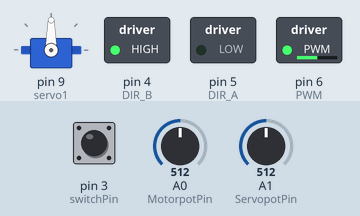
A sketch run on a simulated Arduino Uno, built with avr-gcc and run on an emulated ATmega328P. Shown: servo, switched loads named in the sketch (green lamp = pin HIGH). The test bench sets the inputs (shaded band); at power-on: A0 (MotorpotPin) = 512, A1 (ServopotPin) = 512, pin 3 (switchPin) LOW.

Above: at 1.2 s.
1.3 s: A0 (MotorpotPin) set to 716
At 2.1 s:
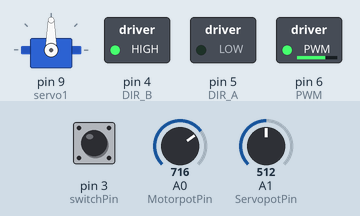
2.8 s: A1 (ServopotPin) set to 716
At 3.5 s:
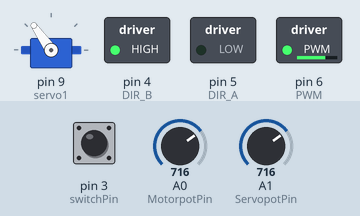
4.3 s: pin 3 (switchPin) pulled HIGH for 0.15 s
At 4.38 s:
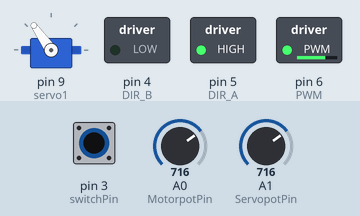
5.9 s: A0 (MotorpotPin) set to 900
At 6.9 s:
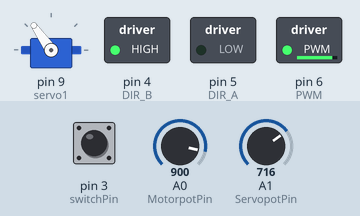
7.4 s: A1 (ServopotPin) set to 900
At 8.2 s:
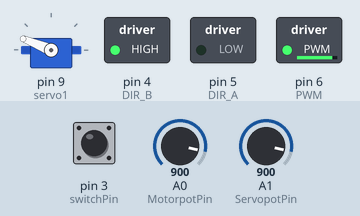
8.9 s: pin 3 (switchPin) pulled HIGH for 1 s
At 9.6 s:
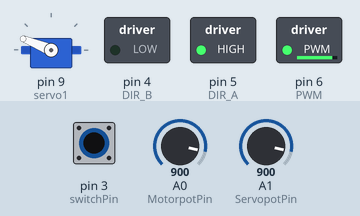
Timing chart, 0 to 11.9 s (numbered marks = the images above; inputs shaded):
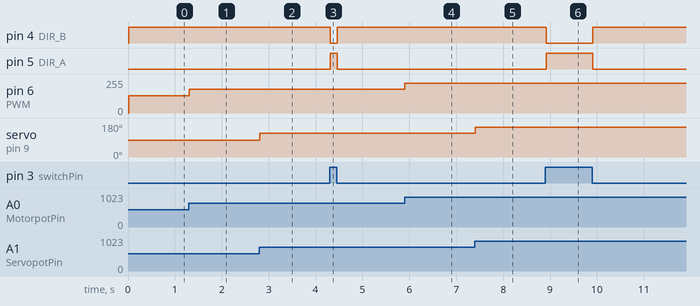

Measured:
- after the input at 1.3 s, pin 6 (PWM): 128/255 → 179/255 at once
- after the input at 2.8 s, servo on pin 9 (servo1): 90° → 125° at once
- after the input at 4.3 s, pin 4 (DIR_B): HIGH → LOW at once, → HIGH 0.14 s later; pin 5 (DIR_A): LOW → HIGH at once, → LOW 0.14 s later
- after the input at 5.9 s, pin 6 (PWM): 179/255 → 225/255 at once
- after the input at 7.4 s, servo on pin 9 (servo1): 125° → 158° at once
- after the input at 8.9 s, pin 4 (DIR_B): HIGH → LOW at once, → HIGH 1.0 s later; pin 5 (DIR_A): LOW → HIGH at once, → LOW 1.0 s later

The sketch:

CurlewW_O_Ballast.ino
```cpp
//Project Curlew - Block 4//

//Servo.Steering//
#include <Servo.h>
Servo servo1;
const int ServopotPin = A1;
int val;
//Motor.Propulsion//
const int DIR_A = 5;
const int DIR_B = 4;
const int PWM = 6;
const int switchPin = 3;
const int MotorpotPin = A0;


void setup() {
  //Servo.Setup//
  servo1.attach(9);
  //Motor.Setup//
  pinMode(DIR_A, OUTPUT);
  pinMode(DIR_B, OUTPUT);
  pinMode(PWM, OUTPUT);
  pinMode(switchPin, INPUT);


}

void loop()


  //Servo.Ops//

 {
  val = analogRead(ServopotPin) ;
  val = map (val, 0, 1023, 0, 180);
  servo1. write (val);
  delay(20);
  //Motor.Ops//
  int speed = analogRead(MotorpotPin) / 4;

  if (digitalRead(switchPin) == HIGH)
  {
    forward(speed);
  }
  else
  {
    reverse(speed);
  }
}
void forward(int spd)
{
  digitalWrite(DIR_A, HIGH);
  digitalWrite(DIR_B, LOW);
  analogWrite(PWM, spd);
}
void reverse(int spd)
{
  digitalWrite(DIR_A, LOW);
  digitalWrite(DIR_B, HIGH);
  analogWrite(PWM, spd);


}
```
